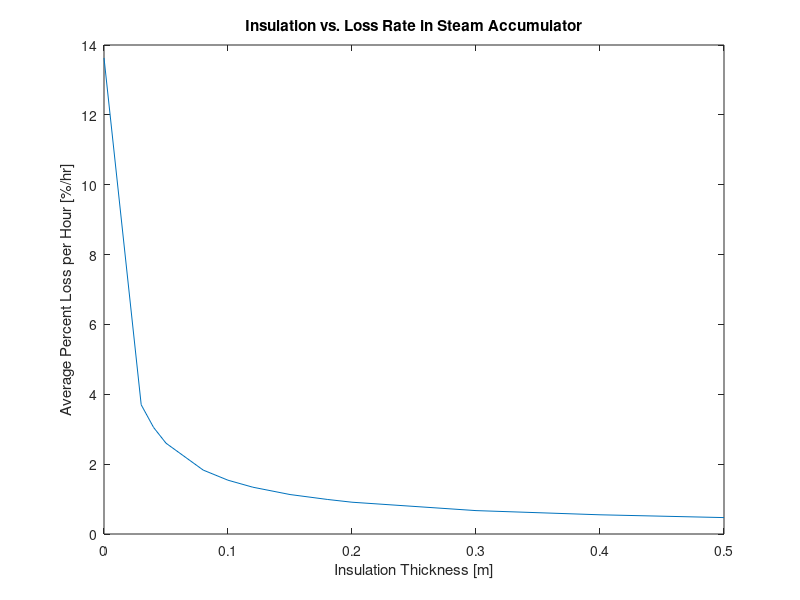

Recreate this plot in MATLAB.
Thickness = [0,0.03,0.04,0.05,0.08,0.1,0.12,0.15,0.18,0.2,0.3,0.4,0.5];
Loss = [13.63,3.7,3.05,2.6,1.83,1.54,1.34,1.13,0.99,0.91,0.67,0.55,0.47];
plot(Thickness,Loss)
xlabel('Insulation Thickness [m]')
ylabel('Average Percent Loss per Hour [%/hr]')
title('Insulation vs. Loss Rate in Steam Accumulator')